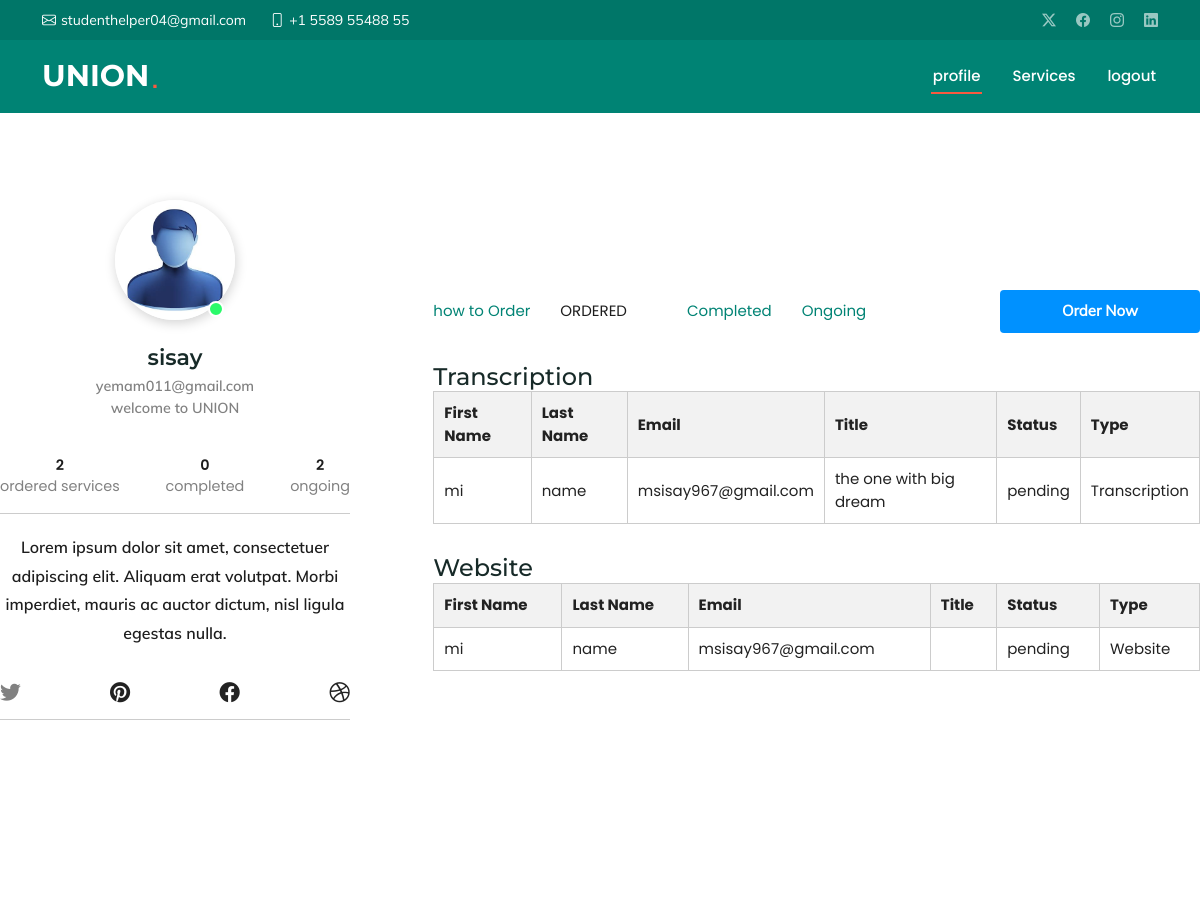
Before: /total_order/ (signed in, upper part) with the older database file.
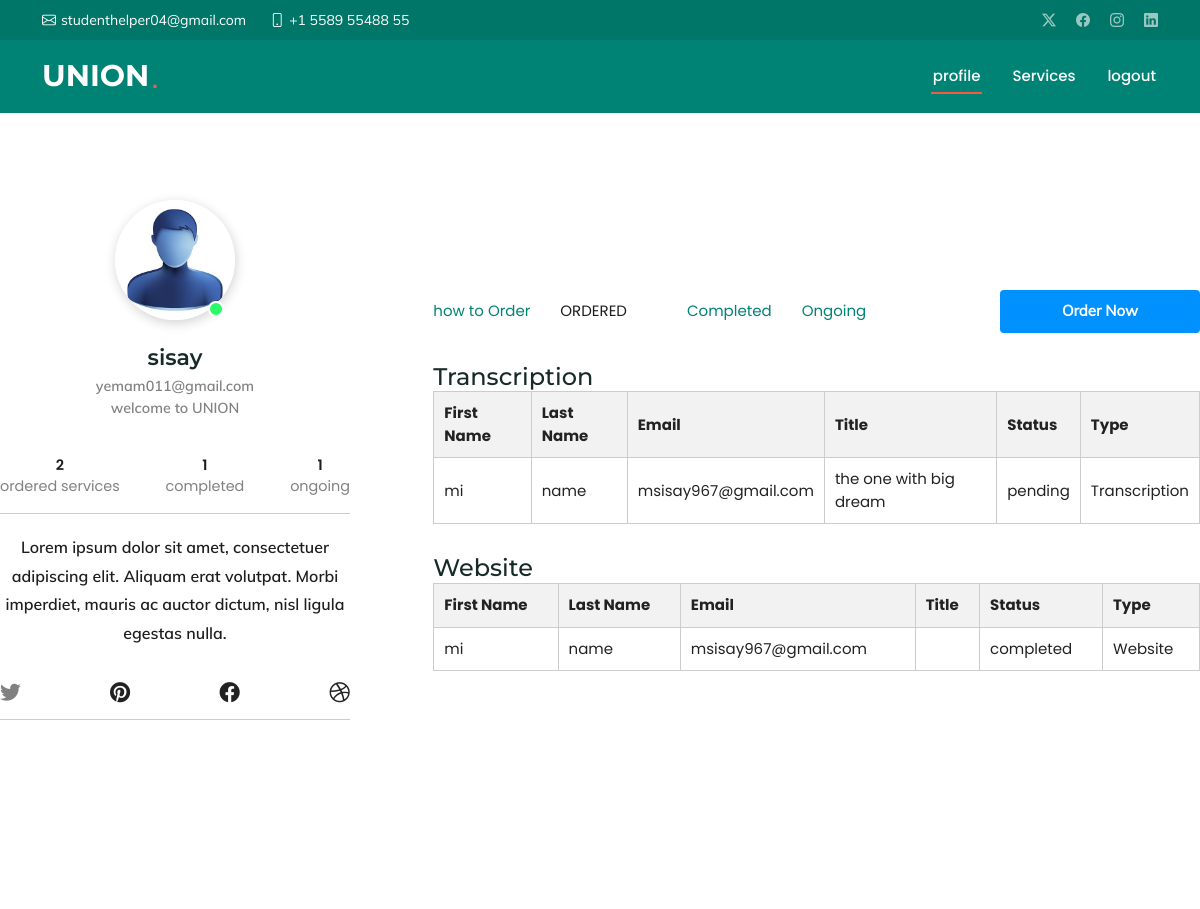
After: the same page with the newer database file.
### ORDER/models.py (models this page shows, shortened)
class Website_project(models.Model):
    STATUS_CHOICES = [
        ('pending', 'Pending'),
        ('completed', 'Completed')
    ]
    user_name = models.ForeignKey(User,on_delete=models.CASCADE,default=19 )
    firstname = models.CharField(max_length=100)
    lastname = models.CharField(max_length=100)
    email = models.EmailField()
    phone_number = models.CharField(max_length=20)
    gender = models.CharField(max_length=10, choices=(('male', 'Male'), ('female', 'Female')))
    accept_terms = models.BooleanField()
    website_file = models.FileField(upload_to='Website/')
    website_title = models.CharField(max_length=255)
    framework = models.CharField(max_length=255,blank=False,null=False)
    website_type = models.CharField(max_length=255,blank=False,null=False)
    deadline = models.DateTimeField()
    description = models.TextField(blank=True, null=True)
    status = models.CharField(max_length=10, choices=STATUS_CHOICES, default='pending')

### ORDER/views.py (the view)
# urls.py: path('total_order/',user_orders,name='total_order' ),
@login_required
def user_orders(request):
    graphics = GraphicsDesignSubmission.objects.filter(user_name=request.user)
    programming = ProgrammingProjectSubmission.objects.filter(user_name=request.user)
    video = VideoEditingSubmission.objects.filter(user_name=request.user)
    transcription = Transcription.objects.filter(user_name=request.user)
    assignment = Assignment.objects.filter(user_name=request.user)
    business_plans = Business_plan.objects.filter(user_name=request.user)
    researches = Research.objects.filter(user_name=request.user)
    theses = Thesis.objects.filter(user_name=request.user)
    web = Website_project.objects.filter(user_name=request.user)
    edit = editing.objects.filter(user_name=request.user)
    total,pending,completed = utility(request.user)
    context = {
        'total_completed':completed,
        'total_pending':pending,
        'total':total,
        'business_plans': business_plans,
        'researches': researches,
        'theses': theses,
        'assignment':assignment,
        'transcriptions':transcription,
        'videos':video,
        'programmings':programming,
        'graphicss':graphics,
        'websites':web,
        'editings':edit
    }
    return render(request, 'order/ordres.html', context)

### USER/templatetags/active_url.py (called while the page is built)
@register.simple_tag
def is_active(request, url_name):
    try:
        if request.path == reverse(url_name):
            return 'active'
    except NoReverseMatch:
        pass
    return ''

### ORDER/templates/order/ordres.html (shortened to what this page needs)
{% extends 'order/profile.html' %}
{% block content2 %}
    {% if transcriptions %}
    <h4>Transcription</h4>
    <table>
        <thead>
            <tr>
                <th>First Name</th>
                <th>Last Name</th>
                <th>Email</th>
                <th>Title</th>
                <th>Status</th>
                <th>Type</th>
            </tr>
        </thead>
        <tbody>
            {% for transcription in transcriptions %}
            <tr>
                <td>{{ transcription.firstname }}</td>
                <td>{{ transcription.lastname }}</td>
                <td>{{ transcription.email }}</td>
                <td>{{ transcription.title }}</td>
                <td>{{ transcription.status }}</td>
                <td>Transcription</td>
            </tr>
            {% endfor %}
        </tbody>
    </table>
    {% endif %}
    {% if websites %}
    <h4>Website</h4>
    <table>
        <thead>
            <tr>
                <th>First Name</th>
                <th>Last Name</th>
                <th>Email</th>
                <th>Title</th>
                <th>Status</th>
                <th>Type</th>
            </tr>
        </thead>
        <tbody>
            {% for website in websites %}
            <tr>
                <td>{{ website.firstname }}</td>
                <td>{{ website.lastname }}</td>
                <td>{{ website.email }}</td>
                <td>{{ website.title }}</td>
                <td>{{ website.status }}</td>
                <td>Website</td>
            </tr>
            {% endfor %}
        </tbody>
    </table>
    {% endif %}
{% endblock %}

### ORDER/templates/order/profile.html (shortened to what this page needs)
{% extends 'base.html' %}{%load static%}
{% load active_url %}
{% block content %}
<section id="profile">
    <div id="cols__container1" class="cols__container">
      <div class="left__col">
              <div class="img__container">
    <img src="{% static 'css/image.png' %}" alt="Alexandra Smith">
      <span></span>
    </div>
    <h2>{{request.user.username}}</h2>
    <p>{{request.user.email}}</p>
    <p>welcome to UNION</p>
    <ul class="about">
      <li><span>{{total}}</span>ordered services</li>
              <li><span>{{total_completed}}</span>completed</li>
              <li><span>{{total_pending}}</span>ongoing</li>
    </ul>
    <div class="content">
      <p>Lorem ipsum dolor sit amet, consectetuer adipiscing elit. Aliquam erat volutpat. Morbi imperdiet, mauris ac auctor dictum, nisl ligula egestas nulla. </p>
        <ul class="about">
        <li><i class="fab fa-twitter"></i></li>
    <i class="fab fa-pinterest"></i>
    <i class="fab fa-facebook"></i>
    <i class="fab fa-dribbble"></i>
      </ul>
    </div>
    </div>
    <div class="right__col">
      <nav class="uls">
           <ul >
            <li><a class="{% is_active request 'order:profile' %}" href="{%url 'order:profile'%}">how to Order</a></li>
            <li><a class="{% is_active request 'order:total_order' %}" href="{%url 'order:total_order'%}">Ordered</></li>
             <li><a class="{% is_active request 'order:completed_orders' %}" href="{%url 'order:completed_orders'%}">Completed</a></li>
             <li><a class="{% is_active request 'order:pending_orders' %}" href="{%url 'order:pending_orders'%}">Ongoing</a></li>
      </ul>
      <a href="#services"><button>Order Now</button></a>
      </nav>
      <div >
          {%block content2%}{%endblock%}
      </div>
    </div>
  </section>
  <section id="services" class="services section">
    </section>
    {%endblock%}

Changed rows visible on the page:
changed Website_project "mi": status "pending" → "completed"
Other visible differences:
{{ total_completed }}: "0" → "1"
{{ total_pending }}: "2" → "1"
